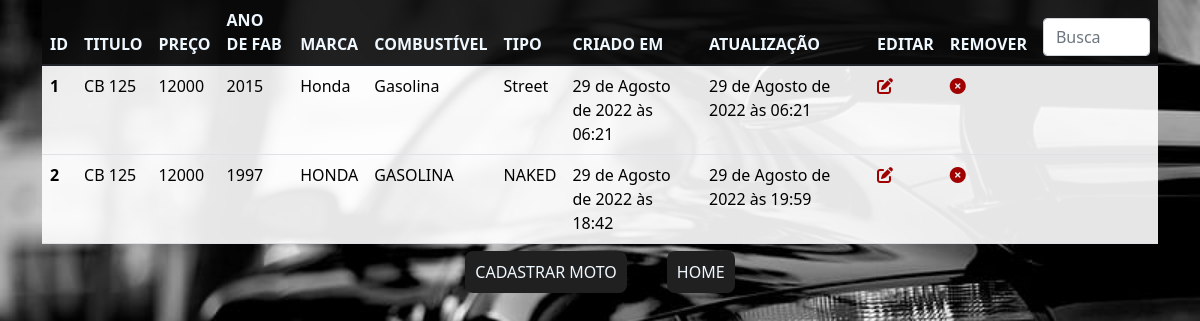
Before: /motos/ with the older database file.
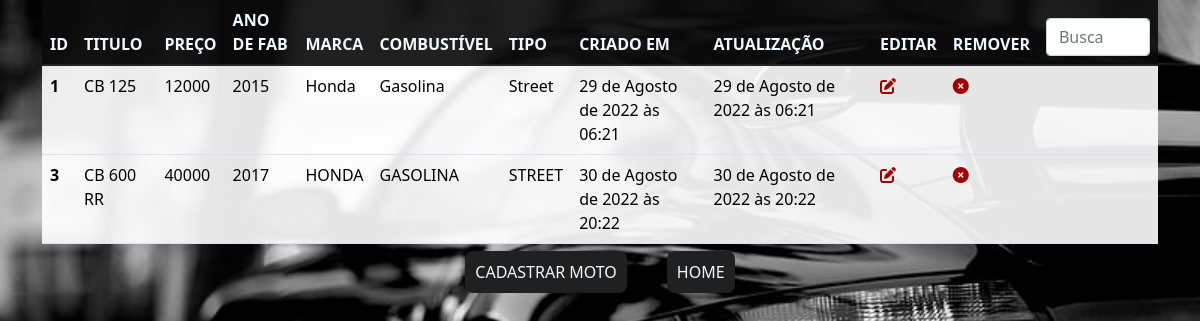
After: the same page with the newer database file.
### core/models.py (models this page shows)
class Moto(models.Model):
    COMBUSTIVEL_CHOICES = [
    ('GASOLINA', 'GASOLINA ')
  , ('FLEX', 'FLEX ')
  ,('DIESEL', 'DIESEL ')
]
    tituloMoto = models.CharField('Título', max_length=20)
    precoMoto = models.IntegerField('Preço')
    anoMoto = models.IntegerField('Ano de fabricação')
    marcaMoto = models.CharField('Marca', max_length=20)
    combustivelMoto = models.CharField('Combustível', blank=True, null=True, choices=COMBUSTIVEL_CHOICES, max_length=8)
    tipoMoto = models.CharField('Tipo', max_length=20)
    created_atMoto = models.DateTimeField(auto_now_add=True)
    updated_atMoto = models.DateTimeField(auto_now=True)

### core/views.py (the view)
# urls.py: path('motos/',motos, name='motos'),
def motos(request):
    motorcycle = Moto.objects.all()
    search = request.GET.get('search')
    if search:
        motorcycle = motorcycle.filter(tituloMoto__icontains=search)
    contexto = {
        'moto': motorcycle
    }
    return render(request, 'motos.html', contexto)

### templates/motos.html (shortened to what this page needs)
{% load static %}
<!DOCTYPE html>
<html lang="en">
<head>
  <link href="https://cdn.jsdelivr.net/npm/bootstrap@5.1.3/dist/css/bootstrap.min.css" rel="stylesheet"
>
  <link rel="stylesheet" href="{% static 'css/estilo.css' %}">
</head>
<body>
  <div class="container">
    <table class="table">
      <thead>
        <tr>
          <th scope="col">ID</th>
          <th scope="col">TITULO</th>
          <th scope="col">PREÇO</th>
          <th scope="col">ANO DE FAB</th>
          <th scope="col">MARCA</th>
          <th scope="col">COMBUSTÍVEL</th>
          <th scope="col">TIPO</th>
          <th scope="col">CRIADO EM</th>
          <th scope="col">ATUALIZAÇÃO</th>
          <th scope="col">EDITAR</th>
          <th scope="col">REMOVER</th>
          <th scope="col">
            <form method="GET" class="form-inline">
            <input type="text" class="form-control" placeholder="Busca" name="search" id="search">
            </form></th>
        </tr>
      </thead>
      <tbody>
        {% for motorcycle in moto %}
        <tr>
          <th scope="row">{{motorcycle.id}}</th>
          <td>{{motorcycle.tituloMoto}}</td>
          <td>{{motorcycle.precoMoto}}</td>
          <td>{{motorcycle.anoMoto}}</td>
          <td>{{motorcycle.marcaMoto}}</td>
          <td>{{motorcycle.combustivelMoto}}</td>
          <td>{{motorcycle.tipoMoto}}</td>
          <td>{{motorcycle.created_atMoto}}</td>
          <td>{{motorcycle.updated_atMoto}}</td>
          <td><a href="{% url 'editmoto' motorcycle.id %}"><i class="fa-solid fa-pen-to-square"></i></a></td>
          <td><a href="{% url 'removermoto' motorcycle.id %}"><i class="fa-solid fa-circle-xmark"></i></a></td>
          <td></td>
        </tr>
        {% endfor %}
      </tbody>
    </table>
  </div>
  <p><a href="{% url 'cadmoto' %}">CADASTRAR MOTO</a><a href="{% url 'bestcars' %}">HOME</a>     </p>
</body>
</html>

Changed rows visible on the page:
removed Moto: id "2", tituloMoto "CB 125", precoMoto "12000", anoMoto "1997", marcaMoto "HONDA", combustivelMoto "GASOLINA", tipoMoto "NAKED", created_atMoto "29 de Agosto de 2022 às 18:42", updated_atMoto "29 de Agosto de 2022 às 19:59"
added Moto: id "3", tituloMoto "CB 600 RR", precoMoto "40000", anoMoto "2017", marcaMoto "HONDA", combustivelMoto "GASOLINA", tipoMoto "STREET", created_atMoto "30 de Agosto de 2022 às 20:22", updated_atMoto "30 de Agosto de 2022 às 20:22"
